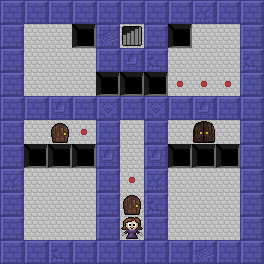

The image is a tile-based game level rendered from a .tmx file. Its description and complete source (layers, tilesets, objects, tile grids) follow:
An orthogonal 11x11 tile map with 24x24 px tiles, 3 tile layers (Terrain, Objects, Decals), 2 tilesets and 1 object (Big Doors).

<map version="1.0" orientation="orthogonal" width="11" height="11" tilewidth="24" tileheight="24">
 <properties>
  <property name="name" value="Test Level 8" />
 </properties>
 <tileset firstgid="1" source="Objects.tsx" />
 <tileset firstgid="101" source="Terrain.tsx" />
 <layer name="Terrain" width="11" height="11">
  <data encoding="csv">
101,101,101,101,101,101,101,101,101,101,101,
101,104,104,103,101,105,101,103,104,104,101,
101,104,104,104,101,101,101,104,104,104,101,
101,104,104,104,103,103,103,102,102,102,101,
101,101,101,101,101,101,101,101,101,101,101,
101,104,104,102,101,104,101,104,104,104,101,
101,103,103,103,101,104,101,103,103,103,101,
101,104,104,104,101,102,101,104,104,104,101,
101,104,104,104,101,102,101,104,104,104,101,
101,104,104,104,101,102,101,104,104,104,101,
101,101,101,101,101,101,101,101,101,101,101
</data>
 </layer>
 <layer name="Objects" width="11" height="11">
  <data encoding="csv">
0,0,0,0,0,0,0,0,0,0,0,
0,0,0,0,0,0,0,0,0,0,0,
0,0,0,0,0,0,0,0,0,0,0,
0,0,0,0,0,0,0,0,0,0,0,
0,0,0,0,0,0,0,0,0,0,0,
0,0,6,0,0,0,0,0,8,0,0,
0,0,0,0,0,0,0,0,0,0,0,
0,0,0,0,0,0,0,0,0,0,0,
0,0,0,0,0,6,0,0,0,0,0,
0,0,0,0,0,1,0,0,0,0,0,
0,0,0,0,0,0,0,0,0,0,0
</data>
 </layer>
 <objectgroup name="Hints" width="11" height="11">
  <object name="Big Doors" x="168" y="120" width="24" height="24">
   <properties>
    <property name="message" value="This double-door looks like you should be able to walk through it even while carrying an ordinary door! See if you can find a way to use that to your advantage!" />
    <property name="show" value="" />
   </properties>
  </object>
 </objectgroup>
 <layer name="Decals" width="11" height="11">
  <data encoding="csv">
0,0,0,0,0,0,0,0,117,0,0,
0,0,0,0,107,0,0,0,0,0,0,
0,0,0,0,0,108,127,0,0,0,127,
0,0,0,0,0,0,0,0,0,0,0,
0,0,108,0,118,0,118,0,108,0,0,
0,0,0,0,0,0,0,0,0,0,0,
0,0,0,0,108,0,108,0,0,0,0,
117,0,0,0,0,0,117,0,0,0,0,
0,0,0,0,0,0,127,0,0,0,0,
0,0,0,0,0,0,0,0,0,0,0,
0,0,127,0,0,0,0,0,107,0,0
</data>
 </layer>
</map>
